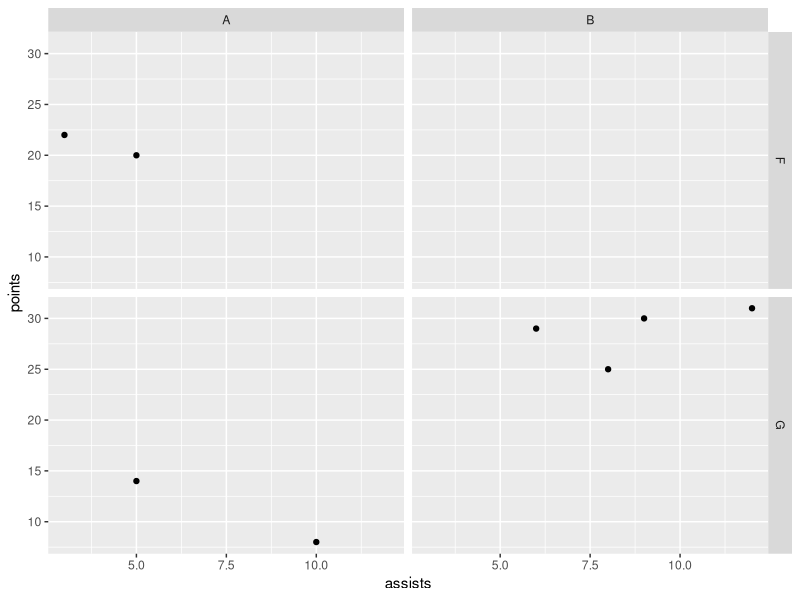

Reproduce this figure in R. (Note: this script raises an error after producing the figure.)
# The facet_grid() function will produce a grid of plots for
# each combination of variables that you specify, even if some 
# plots are empty.
# The facet_wrap() function will only produce plots for the
# combinations of variables that have values, which means it
# won't produce any empty plots.
# create data frame
df <- data.frame(team=c('A', 'A', 'A', 'A', 'B', 'B', 'B', 'B'),
                 position=c('G', 'G', 'F', 'F', 'G', 'G', 'G', 'G'),
                 points=c(8, 14, 20, 22, 25, 29, 30, 31),
                 assists=c(10, 5, 5, 3, 8, 6, 9, 12))

# view  data frame
df

# Example 1: Use facet_grid() Function
library(ggplot2)

ggplot(df, aes(assists, points)) + 
  geom_point() + 
  facet_grid(position~team)

# Example 2: Use facet_wrap() Function
library("ggplot2")

ggplot(df, aes(assists, points)) + 
  geom_point() + 
  facet_wrap(positioin~team)
